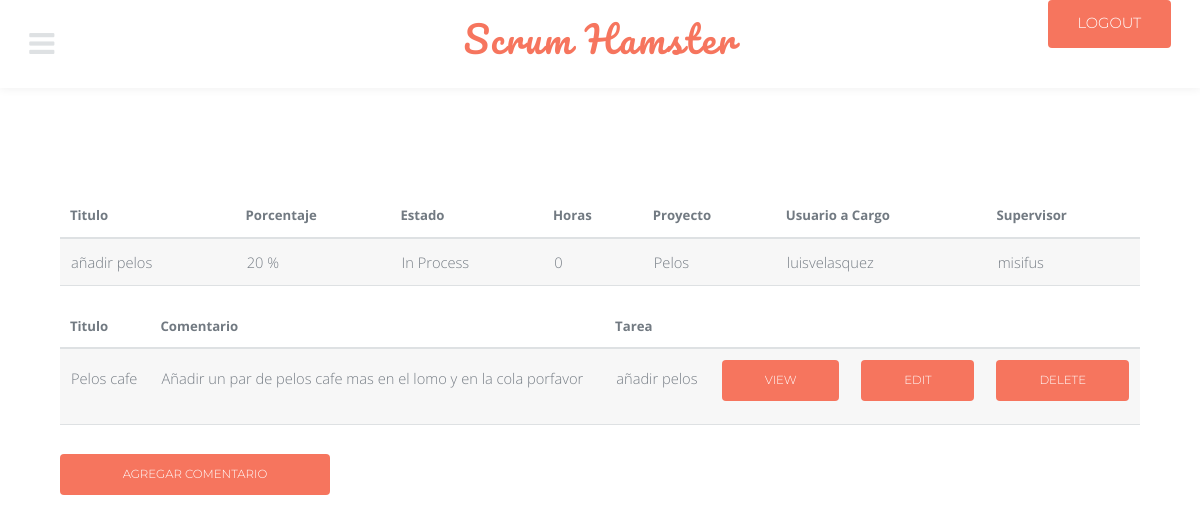
The app's page /task_comments/1/ (signed in) with its own data.
### modules/models.py (models this page shows, shortened)
class task(models.Model):
    title = models.CharField(max_length = 50)
    percent = models.PositiveSmallIntegerField()
    state_choices = (
		('Not Started', 'Not Started'),
		('In Process', 'In Process'),
		('Finished', 'Finished'),
		)
    state = models.CharField(
		max_length = 12,
		choices = state_choices,
		default = 'Not Started',
		)
    hours = models.PositiveSmallIntegerField()
    project_id = models.ForeignKey(project, on_delete = models.CASCADE)
    user_in_charge = models.ForeignKey(User, on_delete = models.CASCADE, related_name = 'in_charge')
    user_supervisor = models.ForeignKey(User, on_delete = models.CASCADE, related_name = 'supervisor')
    def __str__(self):
        return '%s' % (self.title)

class project(models.Model):
    name = models.CharField(max_length = 75)
    percent = models.PositiveSmallIntegerField()
    created_at = models.DateField(auto_now_add = True)
    file = models.URLField(blank = True)
    client_id = models.ForeignKey(client, on_delete = models.CASCADE)
    def __str__(self):
        return '%s' % (self.name)

class comment(models.Model):
    title = models.CharField(max_length = 50)
    comment = models.TextField()
    task_id = models.ForeignKey(task, on_delete = models.CASCADE)

### modules/views.py (the view)
# urls.py: path('task_comments/<int:id>/', task_comments, name = 'task_comments'),
@login_required
def task_comments(request, id):
    data_ = task.objects.get(id = id)
    data = comment.objects.filter(task_id = id)
    return render(request, 'task/task_comments.html', {'data_': data_,'data': data})

### modules/templates/task/task_comments.html
{% extends 'base.html' %}
{% block cont %}
<table>
<div>
		<thead>
			<th>Titulo</th>
			<th>Porcentaje</th>
			<th>Estado</th>
			<th>Horas</th>
			<th>Proyecto</th>
			<th>Usuario a Cargo</th>
			<th>Supervisor</th>
		</thead>
	</div>
<div>
	<ul>
		<td>{{ data_.title }}</td>
    	<td>{{ data_.percent }} % </td>
		<td>{{ data_.state }}</td>
		<td>{{ data_.hours }}</td>
		<td>{{ data_.project_id }}</td>
		<td>{{ data_.user_in_charge }}</td>
		<td>{{ data_.user_supervisor }}</td>
	</ul>
</div>
</table>
{% for i in data %}
<table border="10">
		<div>
				<thead>
					<th>Titulo</th>
					<th>Comentario</th>
					<th>Tarea</th>
				</thead>
			</div>
	<tr>
		<td>{{ i.title }}</td>
		<td>{{ i.comment }}</td>
		<td>{{ i.task_id }}</td>
		<td>
			<a href="{% url 'view_comment' i.id %}" class="button fit small">View</a>
		</td>
		<td>
			<a href="{% url 'update_comment' i.id %}" class="button fit small">Edit</a>
		</td>
		<td>
			<a href="{% url 'delete_comment' i.id %}" class="button fit small">Delete</a>
		</td>
	</tr>
{% endfor %}
</table>
<div class="3u">
<a href="{% url 'create_comment' %}" class="button fit small">Agregar Comentario</a>
</div>
{% endblock %}

### modules/static/assets/css/main.css (style rules this page uses)
html, body, div, span, applet, object, iframe, h1, h2, h3, h4, h5, h6, p, blockquote, pre, a, abbr, acronym, address, big, cite, code, del, dfn, em, img, ins, kbd, q, s, samp, small, strike, strong, sub, sup, tt, var, b, u, i, center, dl, dt, dd, ol, ul, li, fieldset, form, label, legend, table, caption, tbody, tfoot, thead, tr, th, td, article, aside, canvas, details, embed, figure, figcaption, footer, header, hgroup, menu, nav, output, ruby, section, summary, time, mark, audio, video { margin: 0; padding: 0; border: 0; font-size: 100%; font: inherit; vertical-align: baseline; }
body { line-height: 1; }
ol, ul { list-style: none; }
table { border-collapse: collapse; border-spacing: 0; }
body { -webkit-text-size-adjust: none; }
*, *:before, *:after { -moz-box-sizing: border-box; -webkit-box-sizing: border-box; box-sizing: border-box; }
.\33 u, .\33 u\24 { width: 25%; clear: none; margin-left: 0; }
body { -ms-overflow-style: scrollbar; }
body { background: #fff; }
body, input, select, textarea { color: #767d85; font-family: "Open Sans", Arial, Helvetica, sans-serif; font-size: 13pt; font-weight: 300; line-height: 1.65; }
@media screen and (max-width: 1680px) { body, input, select, textarea { font-size: 11pt; } }
@media screen and (max-width: 1280px) { body, input, select, textarea { font-size: 11pt; } }
a { color: #25a2c3; text-decoration: underline; }
ul { list-style: disc; margin: 0 0 2em 0; padding-left: 1em; }
table { margin: 0 0 2em 0; width: 100%; }
table tbody tr { border: solid 1px #dee1e3; border-left: 0; border-right: 0; }
table tbody tr:nth-child(2n + 1) { background-color: rgba(144, 144, 144, 0.075); }
table td { padding: 0.75em 0.75em; }
table th { color: #727a82; font-size: 0.9em; font-weight: 700; padding: 0 0.75em 0.75em 0.75em; text-align: left; }
table thead { border-bottom: solid 2px #dee1e3; }
input[type="submit"], input[type="reset"], input[type="button"], button, .button { -moz-appearance: none; -webkit-appearance: none; -ms-appearance: none; appearance: none; -moz-transition: background-color 0.2s ease-in-out, color 0.2s ease-in-out; -webkit-transition: background-color 0.2s ease-in-out, color 0.2s ease-in-out; -ms-transition: background-color 0.2s ease-in-out, color 0.2s ease-in-out; transition: background-color 0.2s ease-in-out, color 0.2s ease-in-out; background-color: #f6755e; border-radius: 4px; border: 0; color: #ffffff; cursor: pointer; display: inline-block; font-family: "Montserrat", sans-serif; height: 3.5em; line-height: 3.5em; padding: 0 3.5em; text-align: center; text-decoration: none; white-space: nowrap; text-transform: uppercase; }
input[type="submit"].fit, input[type="reset"].fit, input[type="button"].fit, button.fit, .button.fit { display: block; margin: 0 0 1em 0; width: 100%; }
input[type="submit"].small, input[type="reset"].small, input[type="button"].small, button.small, .button.small { font-size: 0.8em; }
body { padding-top: 6em; }

### records on screen
task: title "añadir pelos", percent "20", state "In Process", hours "0", project_id "Pelos", user_in_charge "luisvelasquez", user_supervisor "misifus"
comment: title "Pelos cafe", comment "Añadir un par de pelos cafe mas en el lomo y en la cola porfavor", task_id "añadir pelos"
